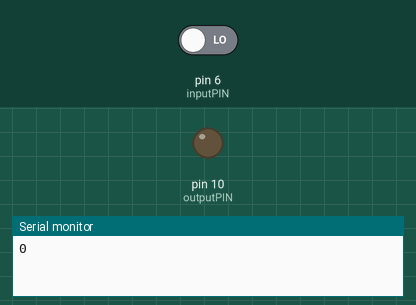
Simulated run of this sketch. Board: Arduino Uno, built with avr-gcc and run on an emulated ATmega328P. Shown: output pins drawn as LEDs (lit = HIGH), the last lines printed to the serial monitor. The inputs (shaded band) are chosen by the test bench; at power-on: pin 6 (inputPIN) LOW.

Above: at 3.2 s.
3.3 s: pin 6 (inputPIN) driven HIGH
At 4.9 s:
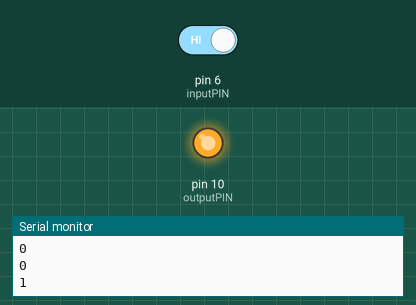
6.1 s: pin 6 (inputPIN) driven LOW
At 7.9 s:
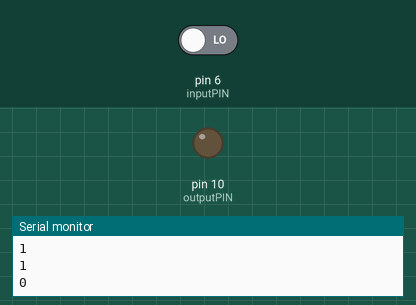
Timing chart, 0 to 9.4 s (numbered marks = the images above; inputs shaded):
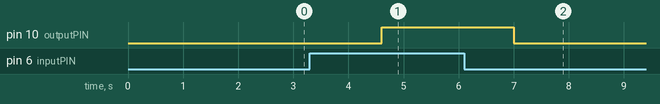

The sketch:

basic_read_write.ino
```cpp
// Desc: 2nd HelloWorld with arduino
// Sun Sep 18 NPT 2016
//
// It read input from pin: 6 based on which it lights on a led attached on pin 10
// thanks to @rughimire dai 😃

// arduino read from pin7
int inputPIN = 6;

// output to signal/control from arduino
int outputPIN = 10;

// the setup routine runs once when you press reset:
void setup() {
  // initialize serial communication at 9600 bits per second:
  Serial.begin(9600);
  // make the pushbutton's pin an input:
  pinMode(inputPIN, INPUT);
  pinMode(outputPIN, OUTPUT);

  delay(2000);
}

// the loop routine runs over and over again forever:
void loop() {
  // read the input pin:
  int buttonState = digitalRead(inputPIN);
  // print out the state of the button:
  Serial.println(buttonState);
  delay(200);        // delay in between reads for stability */
  if(buttonState)
    digitalWrite(outputPIN, HIGH);   // turn the LED on (HIGH is the voltage level)
  else
    digitalWrite(outputPIN, LOW);   // turn the LED on (HIGH is the voltage level)
  delay(1000);              // wait for a second
}
```

Measured:
- after the input at 3.3 s, pin 10 (outputPIN): LOW → HIGH after 1.3 s
- after the input at 6.1 s, pin 10 (outputPIN): HIGH → LOW after 0.90 s
